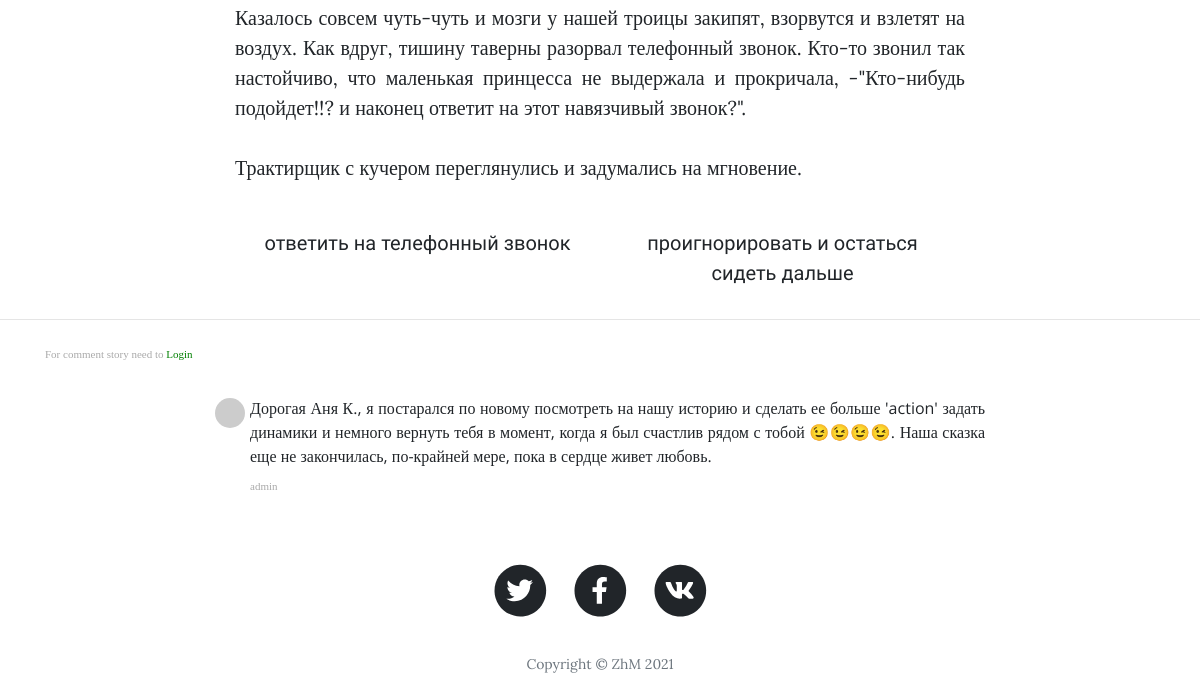
/post/12 (lower part), run on an earlier commit of the app's database.
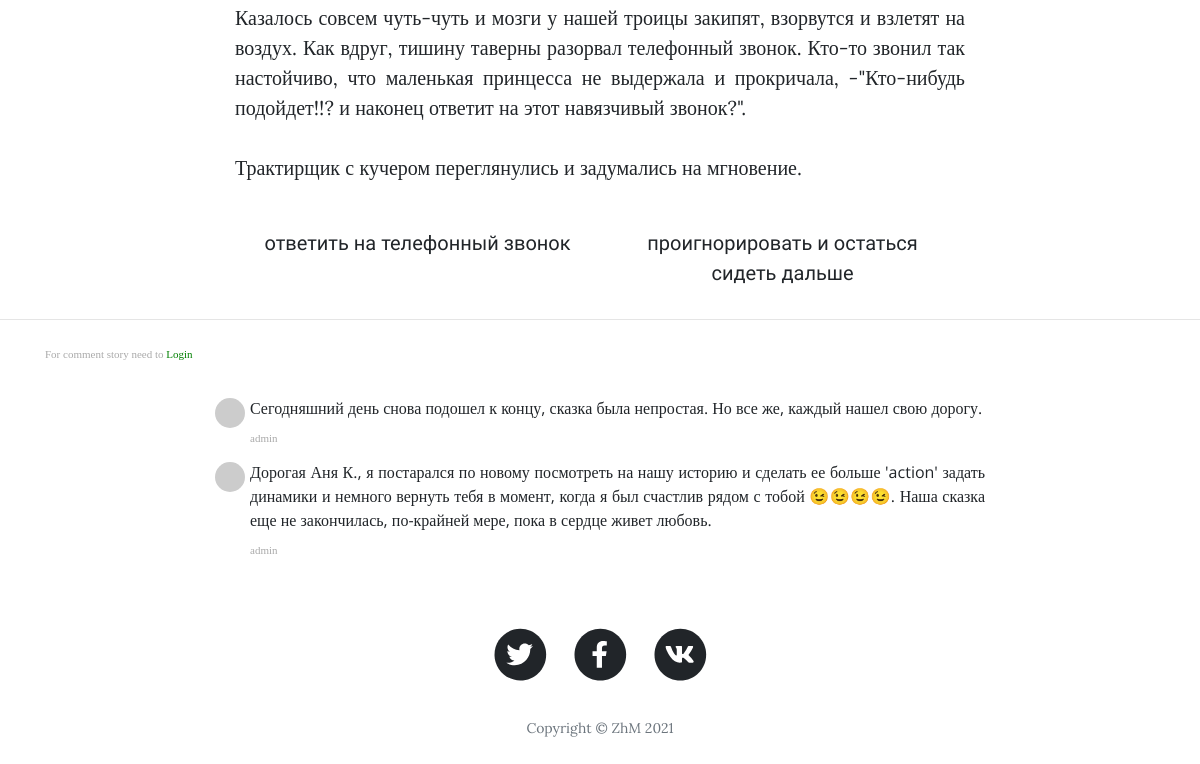
And on a later commit of the database.
### main.py (models this page shows)
class Comment(db.Model):
    __tablename__ = "comments"
    id = db.Column(db.Integer, primary_key=True)
    text = db.Column(db.String(200), nullable=False)
    author_id = db.Column(db.Integer, db.ForeignKey("user.id"))
    comment_author = relationship("User", back_populates="comments")
    stories_id = db.Column(db.Integer, db.ForeignKey("stories.id"))
    parent_stories = relationship("Stories", back_populates="comments")

class User(UserMixin, db.Model):
    __tablename__ = "user"
    id = db.Column(db.Integer, primary_key=True)
    email = db.Column(db.String(100), unique=True)
    password = db.Column(db.String(100))
    name = db.Column(db.String(100))
    comments = relationship("Comment", back_populates="comment_author")

### main.py (the view, shortened to what this page needs)
@app.route('/post/<int:index>', methods=['POST', 'GET'])
def show_post(index):
    form = Comments()
    stories = Stories.query.get(index)
    requested_post = Stories.query.get(index)
    msg_id = request.args.get('msg_id')
    answer = request.args.get('answer')
    further = request.args.get('further')
    show_message = request.args.get('show_message')
    all_row = requested_post.body.split("\n")
    msg_index = [i for i in range(len(all_row)) if '{message}' in all_row[i]]
    show = request.args.get('show')
    if msg_id:
        msg_id = int(msg_id.replace('msg_', ''))
        if msg_index.index(msg_id) + 1 == len(msg_index):
            if all_row.index(all_row[msg_index[msg_index.index(msg_id)]]) != len(all_row):
                _anchor = all_row.index(all_row[msg_index[msg_index.index(msg_id)] + 1])
            else:
                _anchor = all_row.index(all_row[msg_index[msg_index.index(msg_id)] - 1])
        else:
            _anchor = msg_index[msg_index.index(msg_id) + 1] - (msg_index[msg_index.index(msg_id) + 1] - msg_id) + 1
        if further:
            if further == '0':
                return render_template('post.html', post=requested_post, datetime=datetime, dt=dt, form=form,
                                       msg_index=msg_index[0] + 1, answer=answer)
        if msg_index[-1] != msg_id:
            msg_index = msg_index[msg_index.index(msg_id) + 1]
        else:
            msg_index = len(all_row) - 1
        if answer:
            return redirect(url_for('show_post', index=index, _anchor=_anchor,
                                    msg_index=msg_index, answer=int(answer)))
        return redirect(url_for('show_post', index=index, _anchor=_anchor, msg_index=msg_index))
    elif request.args.get('msg_index'):
        msg_index = int(request.args.get('msg_index')) + 1
    else:
        if msg_index:
            msg_index = msg_index[0] + 1
        else:
            msg_index = len(all_row) + 1
    return render_template('post.html', post=requested_post, datetime=datetime, dt=dt, form=form,
                           msg_index=msg_index, answer=answer, show=show)

### templates/post.html (shortened to what this page needs)
{% import 'bootstrap/wtf.html' as wtf %}
{% include 'header.html' %}
        <article>
            <div class="container">
                <div class="row">
                    <div class="col-lg-8 col-md-10 mx-auto">
                            {% set all_rows_story = post["body"].split("\n") %}
                            {% set show_msg_class = ['toast fade hide', 'fade show'] %}
                            {% set last_row = msg_index %}
                            {% for i in  range(msg_index) %}
                                {% set text = all_rows_story[i] %}
                                {% set msg_id = i %}
                             {% if "{message}" in text: %}
                                    {% if msg_index - 1 == msg_id: %}
                                        {% set show_msg = 'toast fade hide' %}
                                        {% if '{button}' in text %}
                                            {% if '{further}' in text %}
                                            {% set button_text = text.replace('{message}', '').replace('{button}', '').replace('{further}', '').split(';') %}
                                            <div id = "{{ msg_id }}" class="container my-5 further">
                                                <div class="row">
                                                    <div class="col">
                                                        <div class="card">
                                                            <div class="card-body d-flex justify-content-between">
                                                                <div class="content d-flex align-items-center justify-content-between">
                                                                    <div class="ico">
                                                                        <img class="img-fluid" />
                                                                    </div>
                                                                    <div class="main ml-3">
                                                                        <h1 class="m-0 font-weight-light h3">Уведомление!</h1>
                                                                        <p class="mb-1 small">{{button_text[0]|safe }}</p>
                                                                        <a href="{{ url_for('show_post',
                                                                        index=post.id, msg_id='msg_' + msg_id|string, further=3) }}">{{button_text[1]|safe }} ...</a>
                                                                    </div>
                                                                </div>
                                                                <div class="action border-left pl-3 d-flex align-items-center " >
                                                                    <div>
                                                                        {% set link = button_text[2].replace(' ','').replace('\r','') %}
                                                                          {% if 'http' in  link %}
                                                                                <img src="{{link}}" class="img-fluid" style="max-height: 7rem" alt="...">
                                                                           {% else %}
                                                                                 <img src="{{url_for('static', filename='assets/img-stories/'
                                                                                + link|string)}}" class="img-fluidp" style="max-height: 7rem" alt="...">
                                                                           {% endif %}
                                                                    </div>
                                                                </div>
                                                            </div>
                                                        </div>
                                                    </div>
                                                </div>
                                            </div>
                                            {% else %}
                                            {% set buttons = text.replace('{message}', '').replace('{button}', '').split('|') %}
                                            <div id = "{{ msg_id }}" class="container">
                                              <div class="row">
                                                {% for button in buttons %}
                                                <div  class="col-sm button-msg fontMark">
                                                   <a href="{{ url_for('show_post',
                                                index=post.id, msg_id='msg_' + msg_id|string, answer = buttons.index(button)) }}" class="stretched-link">
                                                    {{ button }}
                                                   </a>
                                                </div>
                                                {% endfor %}
                                              </div>
                                            </div>
                                            {% endif %}
                                        {% else %}
                                            {% set show_msg = 'toast fade show' %}
                                        {% endif %}
                                    {% else %}
                                        {% set show_msg = 'toast fade hide' %}
                                    {% endif %}
                                    {% set split_text = text.replace('{message}','').split(';') %}
                            {% else %}
                             <div id="{{ msg_id }}">
                                 {% if '<small' in text %}
                                 {% if msg_id|int == show|int  %}
                                     {% if answer|int == 1 %}
                                        {% set answer = 0 %}
                                        {% set title = 'открыть письмо' %}
                                     {% else %}
                                        {% set answer = 1 %}
                                        {% set title = 'закрыть письмо' %}
                                     {% endif %}
                                 {% else %}
                                 {% set answer = 0 %}
                                 {% endif %}
                                 {% set show_class = show_msg_class[answer] %}
                                 <a href="{{url_for('show_post',
                                                 index=post.id,
                                                 msg_id=last_row,
                                                 answer = answer,
                                                 show_message=msg_id)}}" title = '{{ title }}'>
                                 <img style='width: 10%; margin-bottom: 10px;' src="{{url_for('static', filename='/assets/img-stories/message.svg')}}"
                                 style="size: 10%;">
                                  </a>
                                 <p class="{{show_class}}" style="line-height: 1.0;">{{ text|safe }}</p>
                                 {% else %}
                                 <p>{{ text|safe }}</p>
                                 {% endif %}
                             </div>
                            {% endif %}
                            {% endfor %}
                    </div>
                </div>
            </div>
        </article>
        <hr />
        {% if current_user.is_authenticated %}
        <div class="container">
          <div class="row">
            <div class="col-lg-12 col-md-10 mx-auto">
              {{ wtf.quick_form(form, novalidate=True,
                button_map={"submit": "primary"}) }}
            </div>
          </div>
        </div>
        {% else %}
        <div class="container">
            <span class="date sub-text"> For comment story need to
                <a href="{{ url_for('login', page='post/' + post.id|string) }}" style="color: green;">Login</a> </span>
        </div>
        {% endif %}
          <div class="col-lg-8 col-md-10 mx-auto comment">
              <ul class="commentList">
                {% for comment in post.comments[::-1] %}
                <li>
                    <div class="commenterImage">
                      <img src="{{ comment.comment_author.email | gravatar }}"/>
                    </div>
                    <div class="commentText">
                      <p style="font-size: 1.0rem; font-family: 'Open Sans';">{{comment.text|safe}}
                       </p>
                      <span class="date sub-text">{{comment.comment_author.name}}</span>
                    </div>
                </li>
                {% endfor %}
              </ul>
            </div>
 {% include 'footer.html' %}

### templates/header.html (shortened to what this page needs)
<!DOCTYPE html>
<html lang="en">
    <head>
        <link href="{{ url_for('static', filename='css-cleanBlog/styles.css') }}" rel="stylesheet">
        <link href="{{ url_for('static', filename='css-cleanBlog/team.css') }}" rel="stylesheet">
        <link rel="stylesheet" href="{{ url_for('static', filename='css-cleanBlog/novel.css') }}">
        <link rel="stylesheet" href="{{ url_for('static', filename='css-cleanBlog/letter.css') }}">
        <link rel="stylesheet" href="{{ url_for('static', filename='css-cleanBlog/clean-blog.min.css') }}">
    </head>
    <body>

### templates/footer.html (shortened to what this page needs)
       <footer>
            <div class="container">
                <div class="row">
                    <div class="col-lg-8 col-md-10 mx-auto">
                        <ul class="list-inline text-center">
                            <li class="list-inline-item">
                                <a href="#!">
                                    <span class="fa-stack fa-lg">
                                        <i class="fas fa-circle fa-stack-2x"></i>
                                        <i class="fab fa-twitter fa-stack-1x fa-inverse"></i>
                                    </span>
                                </a>
                            </li>
                            <li class="list-inline-item">
                                <a href="#!">
                                    <span class="fa-stack fa-lg">
                                        <i class="fas fa-circle fa-stack-2x"></i>
                                        <i class="fab fa-facebook-f fa-stack-1x fa-inverse"></i>
                                    </span>
                                </a>
                            </li>
                            <li class="list-inline-item">
                                <a href="#!">
                                    <span class="fa-stack fa-lg">
                                        <i class="fas fa-circle fa-stack-2x"></i>
                                        <i class="fab fa-vk fa-stack-1x fa-inverse"></i>
                                    </span>
                                </a>
                            </li>
                        </ul>
                        <p class="copyright text-muted">Copyright &copy; ZhM {{ datetime.now().strftime('%Y')}}</p>
                    </div>
                </div>
            </div>
        </footer>
    </body>
</html>

### static/css-cleanBlog/novel.css (style rules this page uses)
.fontMark { font-family: 'Marck Script', cursive; }

What changed in the data, as far as the page shows it:
added Comment: text "Сегодняшний день снова подошел к концу, сказка была непростая. Но все же, каждый нашел свою дорогу.", comment_author.name "admin"
